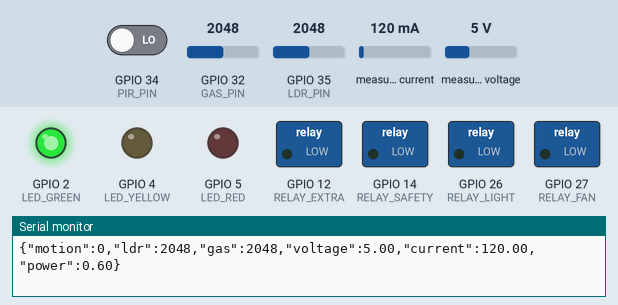
This sketch was run on a simulated ESP32. Shown: switched loads named in the sketch (green lamp = pin HIGH), output pins drawn as LEDs (lit = HIGH), the last lines printed to the serial monitor. The test bench sets the inputs (shaded band); at power-on: GPIO 32 (GAS_PIN) = 2048, GPIO 35 (LDR_PIN) = 2048, GPIO 34 (PIR_PIN) LOW, measured current 120 mA, measured voltage 5 V.

Above: at 1.2 s.
1.3 s: GPIO 32 (GAS_PIN) set to 2471
3.2 s: GPIO 32 (GAS_PIN) set to 2563
At 4.4 s:
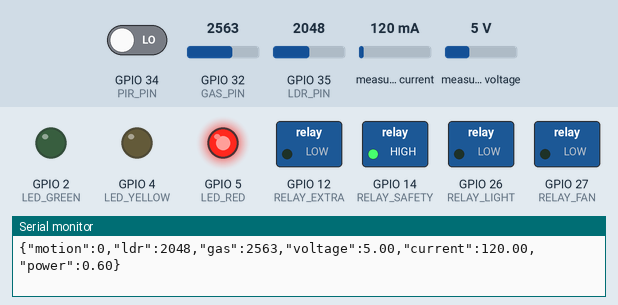
5.5 s: GPIO 35 (LDR_PIN) set to 2463
7.2 s: GPIO 35 (LDR_PIN) set to 2562
At 9.2 s:
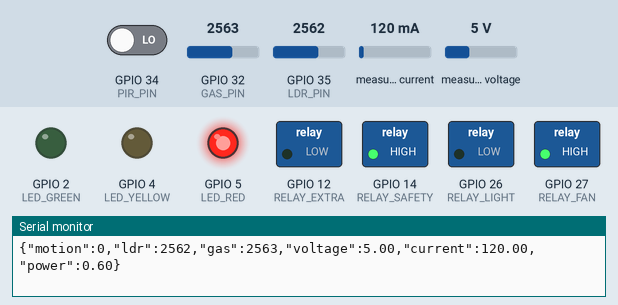
9.5 s: GPIO 32 (GAS_PIN) set to 2460
At 11.1 s:
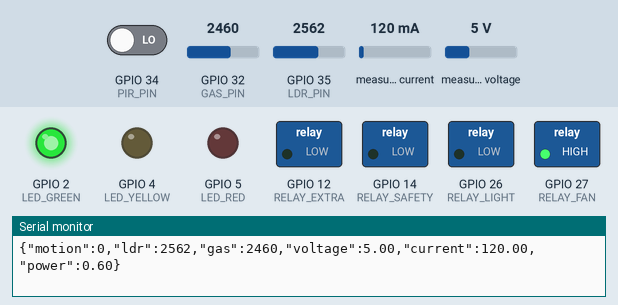
11.5 s: GPIO 32 (GAS_PIN) set to 2540
At 13.0 s:
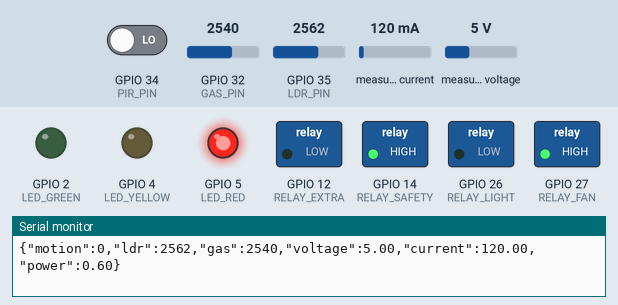
Timing chart, 0 to 14.5 s (numbered marks = the images above; inputs shaded):
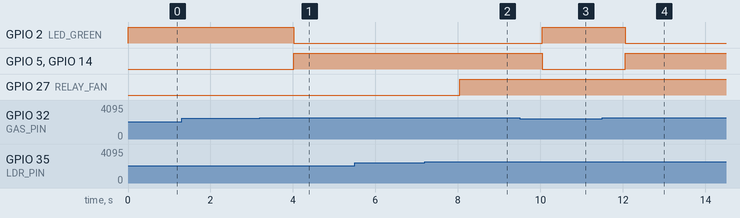

The sketch:

code.ino
```cpp
#include <Wire.h>
#include <Adafruit_INA219.h>

Adafruit_INA219 ina219;

#define PIR_PIN 34
#define LDR_PIN 35
#define GAS_PIN 32

#define RELAY_LIGHT 26
#define RELAY_FAN 27
#define RELAY_SAFETY 14
#define RELAY_EXTRA 12

#define LED_GREEN 2
#define LED_YELLOW 4
#define LED_RED 5

void setup() {

  Serial.begin(115200);

  pinMode(PIR_PIN, INPUT);

  pinMode(RELAY_LIGHT, OUTPUT);
  pinMode(RELAY_FAN, OUTPUT);
  pinMode(RELAY_SAFETY, OUTPUT);
  pinMode(RELAY_EXTRA, OUTPUT);

  pinMode(LED_GREEN, OUTPUT);
  pinMode(LED_YELLOW, OUTPUT);
  pinMode(LED_RED, OUTPUT);

  digitalWrite(RELAY_LIGHT, LOW);
  digitalWrite(RELAY_FAN, LOW);
  digitalWrite(RELAY_SAFETY, LOW);
  digitalWrite(RELAY_EXTRA, LOW);

  ina219.begin();

}

void loop() {

  bool motion = digitalRead(PIR_PIN);

  int ldr = analogRead(LDR_PIN);

  int gas = analogRead(GAS_PIN);

  float current = ina219.getCurrent_mA();

  float voltage = ina219.getBusVoltage_V();

  float power = voltage * current / 1000.0;


  if (motion && ldr < 1500)
  {
      digitalWrite(RELAY_LIGHT, HIGH);
  }
  else
  {
      digitalWrite(RELAY_LIGHT, LOW);
  }


  if (ldr > 2500)
  {
      digitalWrite(RELAY_FAN, HIGH);
  }
  else
  {
      digitalWrite(RELAY_FAN, LOW);
  }


  if (gas > 2500)
  {
      digitalWrite(RELAY_SAFETY, HIGH);

      digitalWrite(LED_RED, HIGH);

      digitalWrite(LED_GREEN, LOW);
  }
  else
  {
      digitalWrite(RELAY_SAFETY, LOW);

      digitalWrite(LED_RED, LOW);

      digitalWrite(LED_GREEN, HIGH);
  }


  Serial.print("{");

  Serial.print("\"motion\":");
  Serial.print(motion);

  Serial.print(",");

  Serial.print("\"ldr\":");
  Serial.print(ldr);

  Serial.print(",");

  Serial.print("\"gas\":");
  Serial.print(gas);

  Serial.print(",");

  Serial.print("\"voltage\":");
  Serial.print(voltage);

  Serial.print(",");

  Serial.print("\"current\":");
  Serial.print(current);

  Serial.print(",");

  Serial.print("\"power\":");
  Serial.print(power);

  Serial.println("}");

  delay(1000);

}
```

Measured:
- the behaviour switches between 2500 and 2501 on GPIO 32 (GAS_PIN) (found by bisection; images 0 and 1)
- the behaviour switches between 2500 and 2501 on GPIO 35 (LDR_PIN) (found by bisection; images 1 and 2)
- after the input at 3.2 s, GPIO 2 (LED_GREEN): HIGH → LOW after 0.82 s; GPIO 5 (LED_RED), GPIO 14 (RELAY_SAFETY): LOW → HIGH after 0.82 s
- after the input at 7.2 s, GPIO 27 (RELAY_FAN): LOW → HIGH after 0.84 s
- after the input at 9.5 s, GPIO 2 (LED_GREEN): LOW → HIGH after 0.55 s; GPIO 5 (LED_RED), GPIO 14 (RELAY_SAFETY): HIGH → LOW after 0.55 s
- after the input at 11.5 s, GPIO 2 (LED_GREEN): HIGH → LOW after 0.56 s; GPIO 5 (LED_RED), GPIO 14 (RELAY_SAFETY): LOW → HIGH after 0.56 s
